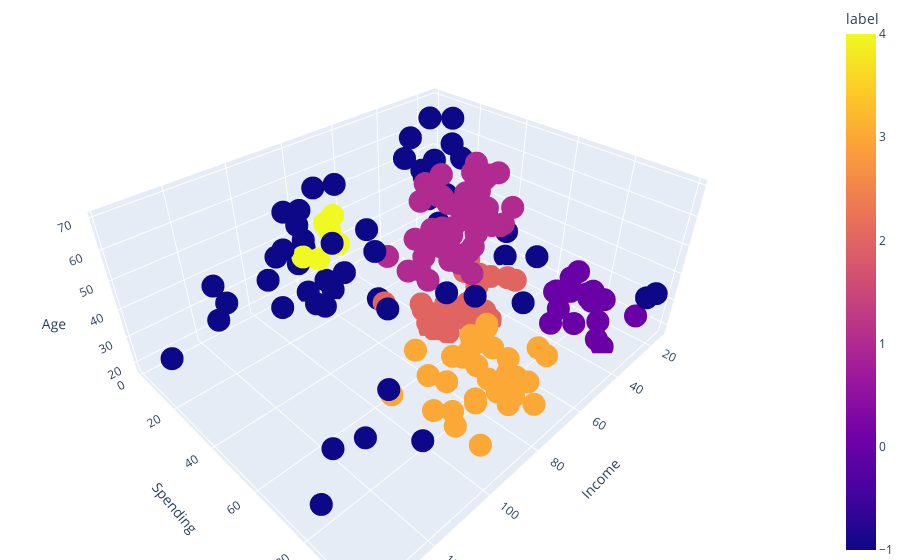

Notebook code cell kept with this figure:
### Markdown cell above
For the highest silhouette score, it created 9 different clusters, without including the outliers. This is more clusters than I hoped for. And not only that, two of the clusters have values dip way below 0, and some clusters have way less data points than the biggest one. For the highest calinski harabasz index, it seems much better with 5 clusters but again, one of the clusters has value dip way below 0, and one of the cluster has way less data points than the biggest one. I'll just plot the 3D scatterplot with the highest calinski harabasz index.

### Code cell
final_df = customer_df2.copy(deep=True)
final_df['label'] = scores.loc[scores[(scores['eps'] == 0.12) & (scores['n'] == 5)].index[0]]['labels']
fig = px.scatter_3d(final_df, 'Income', 'Spending', 'Age', 'label')
fig.update_layout(margin=dict(l=0, r=0, b=0, t=0))
fig.show()

### Figure 1 — Plotly figure (JSON) as saved in the notebook; plotly's stock layout.template omitted (floating-point values rounded to 4 significant figures; data arrays with more than 128 entries replaced by an {"elided": "..."} marker saying what was removed)
{"data": [{"hovertemplate": "Income=%{x}<br>Spending=%{y}<br>Age=%{z}<br>label=%{marker.color}<extra></extra>", "legendgroup": "", "marker": {"color": {"elided": "200 int values"}, "coloraxis": "coloraxis", "symbol": "circle"}, "mode": "markers", "name": "", "scene": "scene", "showlegend": false, "type": "scatter3d", "x": {"elided": "200 int values"}, "y": {"elided": "200 int values"}, "z": {"elided": "200 int values"}}], "layout": {"coloraxis": {"colorbar": {"title": {"text": "label"}}, "colorscale": [[0, "#0d0887"], [0.1111, "#46039f"], [0.2222, "#7201a8"], [0.3333, "#9c179e"], [0.4444, "#bd3786"], [0.5556, "#d8576b"], [0.6667, "#ed7953"], [0.7778, "#fb9f3a"], [0.8889, "#fdca26"], [1, "#f0f921"]]}, "legend": {"tracegroupgap": 0}, "margin": {"b": 0, "l": 0, "r": 0, "t": 0}, "scene": {"domain": {"x": [0, 1], "y": [0, 1]}, "xaxis": {"title": {"text": "Income"}}, "yaxis": {"title": {"text": "Spending"}}, "zaxis": {"title": {"text": "Age"}}}}}
